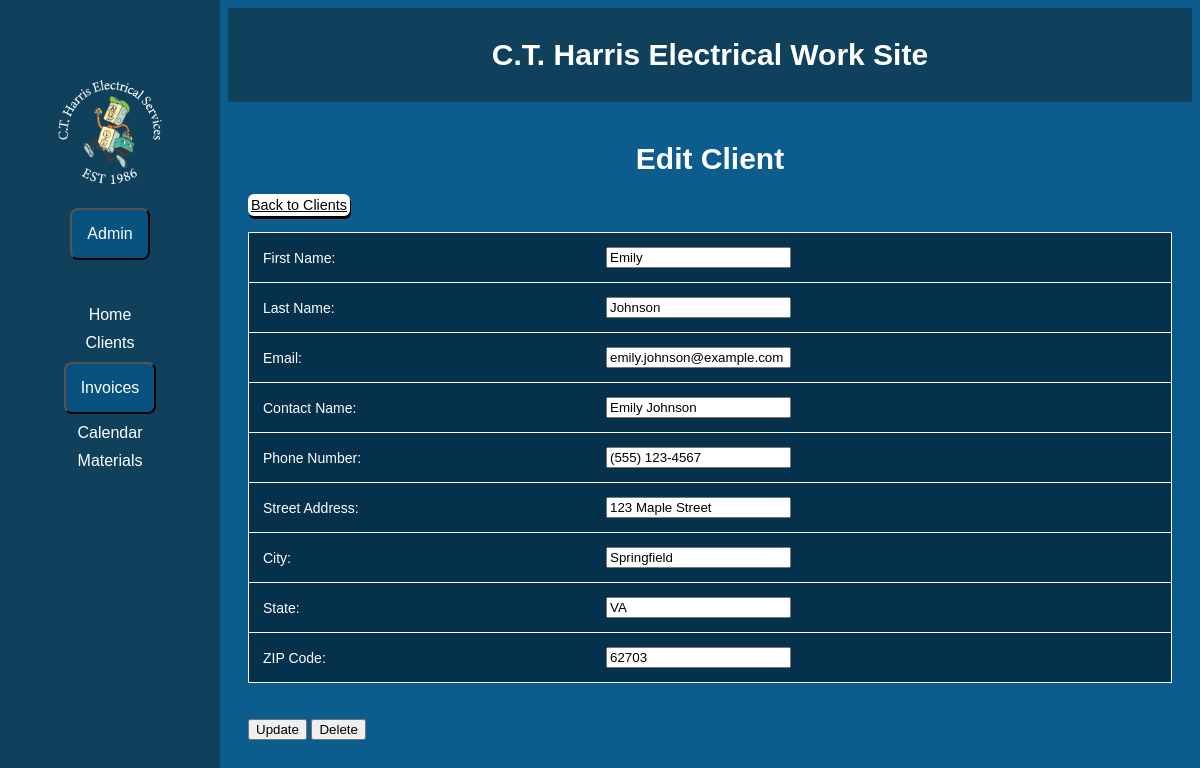
Page /clients/15/edit/ on the committed database.
### core/models.py (models this page shows, shortened)
class Client(models.Model):
    class Meta:
        app_label = 'core'
    FName = models.CharField(max_length=100)
    LName = models.CharField(max_length=100)
    email = models.EmailField()
    contact_name = models.CharField(max_length=100)
    phone_number = models.CharField(max_length=20, blank=True)
    address_street = models.CharField(max_length=255)
    address_city = models.CharField(max_length=100)
    address_state = models.CharField(max_length=100)
    address_zip = models.CharField(max_length=20, blank=True)

### core/views.py (the view)
# urls.py: path('clients/<int:client_id>/edit/', views.client_edit, name='client_edit'),
def client_edit(request, client_id):
    client = get_object_or_404(Client, id=client_id)
    if request.method == 'POST':
        if 'update' in request.POST:
            form = ClientForm(request.POST, instance=client)
            if form.is_valid():
                form.save()
                return redirect('client_list')
        elif 'delete' in request.POST:
            client.delete()
            return redirect('client_list')
    else:
        form = ClientForm(instance=client)
    return render(request, 'client_edit.html', {'form': form, 'client': client})

### core/forms.py
class ClientForm(forms.ModelForm):
    class Meta:
        model = Client
        fields = '__all__'

### core/templates/client_edit.html (shortened to what this page needs)
{% extends 'base.html' %}
{% block content %}
    <div class="container">
        <h1>Edit Client</h1>
        <a href="{% url 'client_list' %}" class="New_Button"> Back to Clients</a>
        <br>
        <br>
        <form id="client-form" method="post">
            <table>
                <tr>
                    <td><label for="FName">First Name:</label></td>
                    <td><input type="text" id="FName" name="FName" value="{{ client.FName }}" required></td>
                </tr>
                <tr>
                    <td><label for="LName">Last Name:</label></td>
                    <td><input type="text" id="LName" name="LName" value="{{ client.LName }}" required></td>
                </tr>
                <tr>
                    <td><label for="email">Email:</label></td>
                    <td><input type="email" id="email" name="email" value="{{ client.email }}" required></td>
                </tr>
                <tr>
                    <td><label for="contact_name">Contact Name:</label></td>
                    <td><input type="text" id="contact_name" name="contact_name" value="{{ client.contact_name }}" required></td>
                </tr>
                <tr>
                    <td><label for="phone_number">Phone Number:</label></td>
                    <td><input type="text" id="phone_number" name="phone_number" value="{{ client.phone_number }}"></td>
                </tr>
                <tr>
                    <td><label for="address_street">Street Address:</label></td>
                    <td><input type="text" id="address_street" name="address_street" value="{{ client.address_street }}" required></td>
                </tr>
                <tr>
                    <td><label for="address_city">City:</label></td>
                    <td><input type="text" id="address_city" name="address_city" value="{{ client.address_city }}" required></td>
                </tr>
                <tr>
                    <td><label for="address_state">State:</label></td>
                    <td><input type="text" id="address_state" name="address_state" value="{{ client.address_state }}" required></td>
                </tr>
                <tr>
                    <td><label for="address_zip">ZIP Code:</label></td>
                    <td><input type="text" id="address_zip" name="address_zip" value="{{ client.address_zip }}"></td>
                </tr>
            </table>
            <br>
            <br>
            <button type="submit" name="update" onclick="return confirm('Are you sure you want to make these changes?')">Update</button>
            <button type="submit" name="delete" id="delete-button">Delete</button>
        </form>
    </div>
{% endblock %}

### core/templates/base.html (style rules this page uses)
body { background-color: #0C5C8E; color: white; font-family: sans-serif; }
h1 { color: white; font-size: 30px; font-weight: bold; text-align: center; font-family: sans-serif; }
.container { position: relative; margin-bottom: 20px; }
table { border-collapse: collapse; width:100%; background-color:rgb(05,49,77); border: 1px solid white; }
th,td { padding: 14px; text-align: left; border-bottom: 1px solid white; font-size: 14px; }
.New_Button { background-color: White; padding: 3px; color: black; border-radius: 6px; font-size: 90%; box-shadow: 1px 3px #000000; }

### rows in the picture
Client: FName "Emily", LName "Johnson", email "emily.johnson@example.com", contact_name "Emily Johnson", phone_number "(555) 123-4567", address_street "123 Maple Street", address_city "Springfield", address_state "VA", address_zip "62703"
